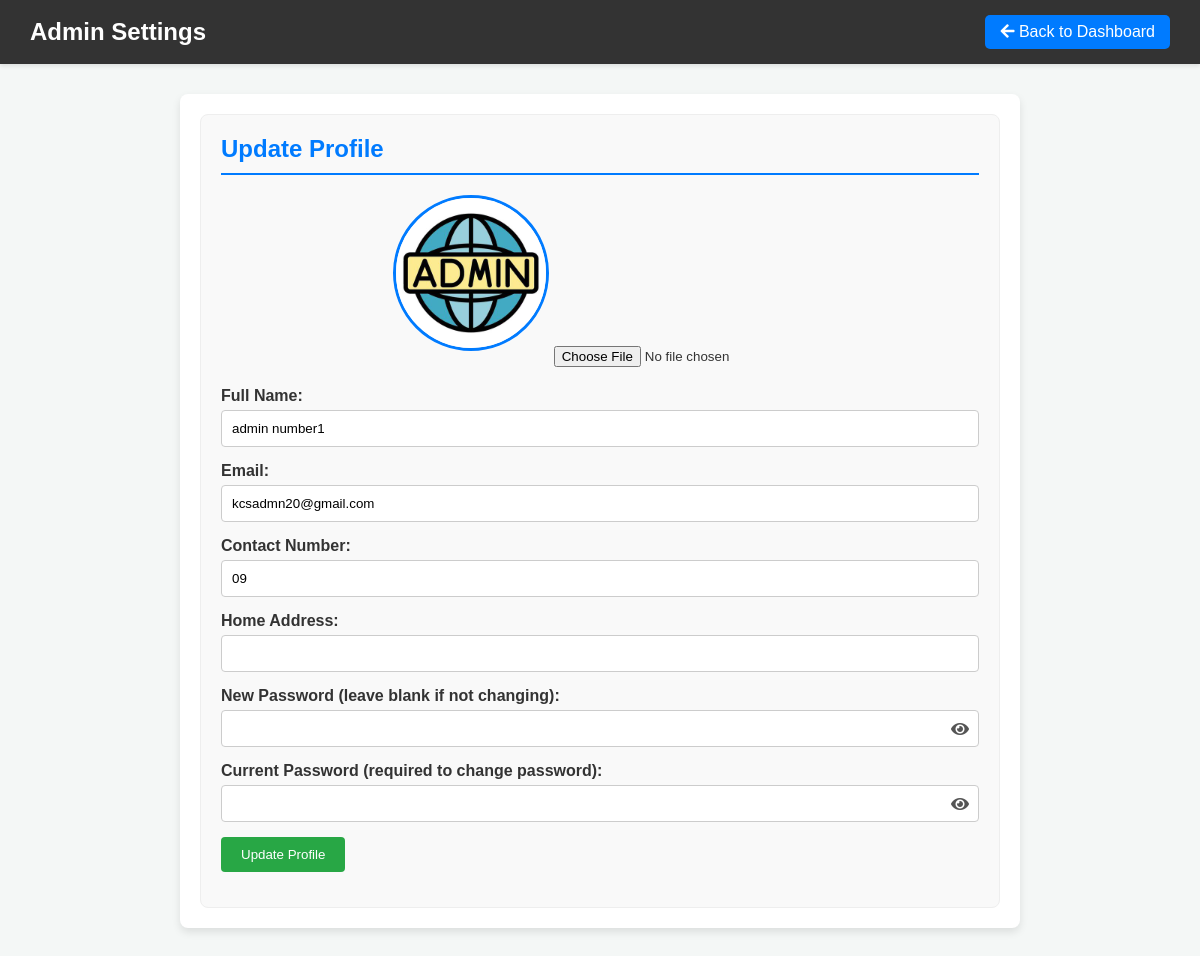
/admin_modules/settings/admin_settings.php (signed in), run on the app's committed database.
### tables this page shows
CREATE TABLE `users` (
  `id` int(11) NOT NULL,
  `username` varchar(100) DEFAULT NULL,
  `password` varchar(255) DEFAULT NULL,
  `email` varchar(100) DEFAULT NULL,
  `role` enum('admin','staff','inventory_manager','mechanic','customer') DEFAULT NULL,
  `full_name` varchar(100) DEFAULT NULL,
  `contact_number` varchar(15) DEFAULT NULL,
  `home_address` varchar(255) DEFAULT NULL,
  `created_at` timestamp NOT NULL DEFAULT current_timestamp(),
  `status` enum('active','inactive') DEFAULT 'active',
  `email_verified` tinyint(1) DEFAULT 0,
  `verification_token` varchar(255) DEFAULT NULL,
  `profile_picture` varchar(255) DEFAULT NULL
);

### admin_modules/settings/admin_settings.php (the view, shortened to what this page needs)
<?php
require_once '../../config.php';
$userId = $_SESSION['user']['id'];
$profile_dir = '../../profile_pics/';
$stmt = $pdo->prepare("SELECT id, username, full_name, email, contact_number, home_address, profile_picture, password FROM users WHERE id = ?");
$stmt->execute([$userId]);
$user = $stmt->fetch(PDO::FETCH_ASSOC);
$current_profile_pic = !empty($user['profile_picture']) && file_exists($profile_dir . $user['profile_picture'])
    ? $profile_dir . $user['profile_picture']
    : '../../assets/default_profile.png';
?>
<!DOCTYPE html>
<html lang="en">
<head>
<link rel="stylesheet" href="settings.css">
<link rel="stylesheet" href="https://cdnjs.cloudflare.com/ajax/libs/font-awesome/5.15.4/css/all.min.css">
</head>
<body>
<div class="header">
    <h1>Admin Settings</h1>
    <a href="../../dashboard.php" class="back-link"><i class="fas fa-arrow-left"></i> Back to Dashboard</a>
</div>
<div class="container">
    <div class="form-section">
        <h2>Update Profile</h2>
        <form method="POST" enctype="multipart/form-data">
            <div class="profile-picture-container">
                <img src="<?= htmlspecialchars($current_profile_pic) ?>" alt="Profile Picture">
                <input type="file" name="profile_picture" accept="image/*">
            </div>
            <div class="form-group">
                <label for="full_name">Full Name:</label>
                <input type="text" id="full_name" name="full_name" value="<?= htmlspecialchars($user['full_name']) ?>" required>
            </div>
            <div class="form-group">
                <label for="email">Email:</label>
                <input type="email" id="email" name="email" value="<?= htmlspecialchars($user['email']) ?>" required>
            </div>
            <div class="form-group">
                <label for="contact_number">Contact Number:</label>
                <input type="tel" id="contact_number" name="contact_number" value="<?= htmlspecialchars($user['contact_number']) ?>">
            </div>
            <div class="form-group">
                <label for="home_address">Home Address:</label>
                <input type="text" id="home_address" name="home_address" value="<?= htmlspecialchars($user['home_address'] ?? '') ?>">
            </div>
            <div class="form-group">
                <label for="new_password">New Password (leave blank if not changing):</label>
                <div class="password-field-wrapper">
                    <input type="password" id="new_password" name="new_password">
                    <i class="fas fa-eye" id="toggleNewPassword"></i>
                </div>
            </div>
            <div class="form-group">
                <label for="current_password">Current Password (required to change password):</label>
                <div class="password-field-wrapper">
                    <input type="password" id="current_password" name="current_password">
                    <i class="fas fa-eye" id="toggleCurrentPassword"></i>
                </div>
            </div>
            <div class="form-group">
                <button type="submit">Update Profile</button>
            </div>
        </form>
    </div>
</div>
</body>
</html>

### admin_modules/settings/settings.css (style rules this page uses)
body { font-family: 'Poppins', sans-serif; background-color: #f4f7f6; margin: 0; padding: 0; color: #333; }
.header { background-color: #333; color: white; padding: 15px 30px; display: flex; justify-content: space-between; align-items: center; box-shadow: 0 2px 4px rgba(0,0,0,0.1); }
.header h1 { margin: 0; font-size: 24px; }
.header .back-link { color: white; text-decoration: none; background-color: #007bff; padding: 8px 15px; border-radius: 5px; transition: background-color 0.3s; }
.container { max-width: 800px; margin: 30px auto; padding: 20px; background-color: white; border-radius: 8px; box-shadow: 0 4px 8px rgba(0,0,0,0.1); }
.form-section { padding: 20px; border: 1px solid #eee; border-radius: 8px; background-color: #f9f9f9; }
.form-section h2 { margin-top: 0; color: #007bff; border-bottom: 2px solid #007bff; padding-bottom: 10px; margin-bottom: 20px; }
.form-group { margin-bottom: 15px; }
.form-group label { display: block; margin-bottom: 5px; font-weight: bold; }
.form-group input[type="text"], .form-group input[type="email"], .form-group input[type="tel"], .form-group input[type="password"] { width: 100%; padding: 10px; border: 1px solid #ccc; border-radius: 4px; box-sizing: border-box; }
.form-group button { padding: 10px 20px; background-color: #28a745; color: white; border: none; border-radius: 4px; cursor: pointer; transition: background-color 0.3s; }
.profile-picture-container { text-align: center; margin-bottom: 20px; }
.profile-picture-container img { width: 150px; height: 150px; border-radius: 50%; object-fit: cover; border: 3px solid #007bff; margin-bottom: 10px; }
.password-field-wrapper { position: relative; }
.password-field-wrapper i { position: absolute; right: 10px; top: 50%; transform: translateY(-50%); cursor: pointer; color: #555; }

### data on the page
users: profile_picture (picture), full_name "admin number1", email "kcsadmn20@gmail.com", contact_number "09"
